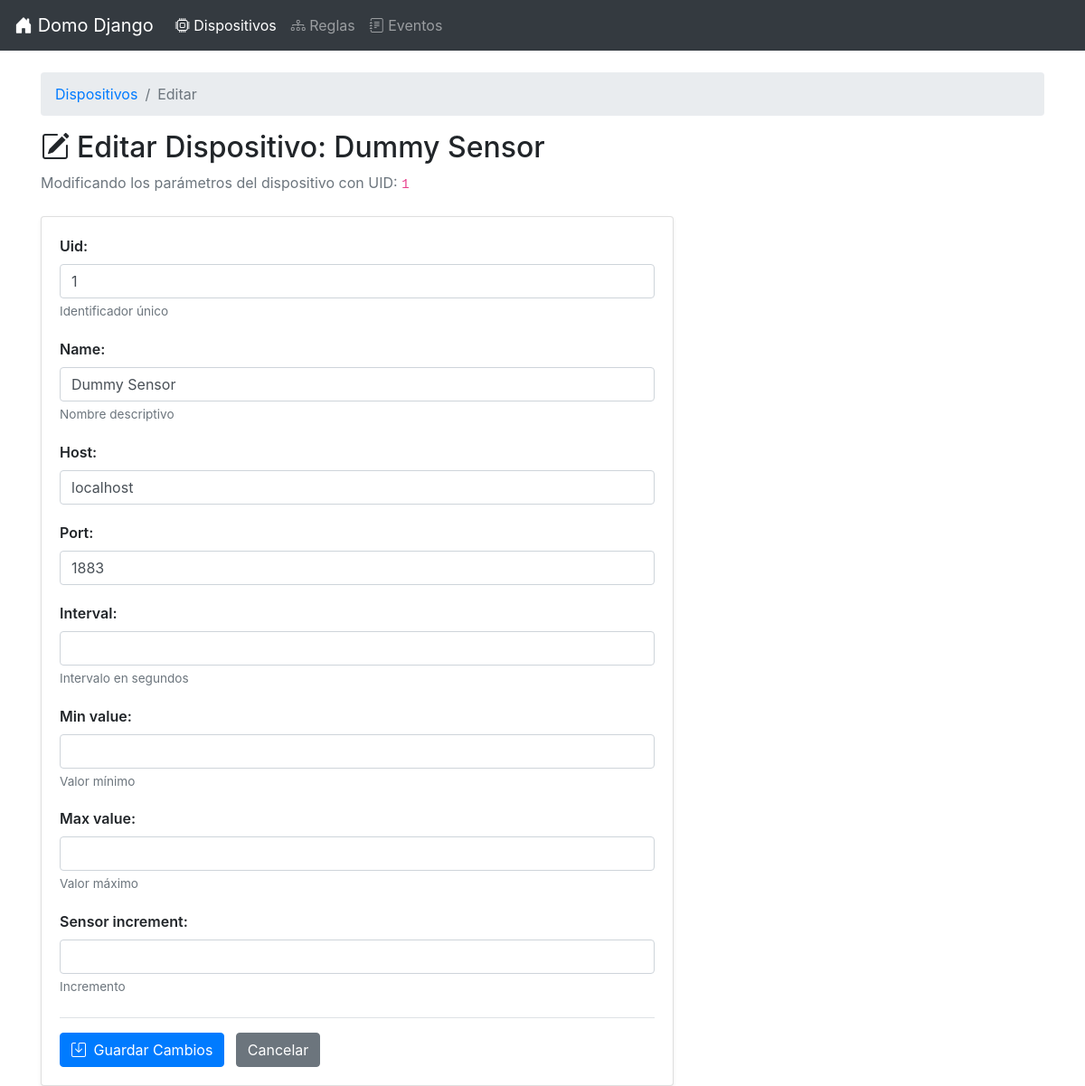
/device/6/edit/, run on the app's committed database.
### app/models.py (models this page shows, shortened)
class Device(models.Model):
    DEVICE_TYPES = [
        ('sensor', 'Sensor'),
        ('switch', 'Switch'),
        ('clock', 'Clock'),
    ]
    uid = models.CharField(max_length=100, unique=True, help_text="Identificador único")
    name = models.CharField(max_length=100, help_text="Nombre descriptivo")
    device_type = models.CharField(max_length=10, choices=DEVICE_TYPES, default='')
    host = models.CharField(max_length=100, default="localhost", blank=True, null=True)
    port = models.IntegerField(default=1883, blank=True, null=True)
    pid = models.IntegerField(blank=True, null=True, help_text="PID del subproceso del actor")
    probability = models.FloatField(blank=True, null=True, help_text="Probabilidad de fallo (0.0 a 1.0)")
    interval = models.FloatField(blank=True, null=True, help_text="Intervalo en segundos")
    min_value = models.IntegerField(blank=True, null=True, help_text="Valor mínimo")
    max_value = models.IntegerField(blank=True, null=True, help_text="Valor máximo")
    sensor_increment = models.IntegerField(blank=True, null=True, help_text="Incremento")
    start_time = models.CharField(max_length=8, blank=True, null=True, help_text="Hora de inicio (HH:MM:SS)")
    clock_increment = models.IntegerField(blank=True, null=True, help_text="Incremento en segundos")
    rate = models.FloatField(blank=True, null=True, help_text="Frecuencia (mensajes por segundo)")

### app/views.py (the view, shortened to what this page needs)
# urls.py: path("device/<int:pk>/edit/", views.DeviceUpdateView.as_view(), name="device_edit"),
class DeviceUpdateView(UpdateView):
    model = Device
    template_name = "app/device/device_edit.html"
    fields = "__all__"
    success_url = reverse_lazy("app:devices")
    def get_form(self, form_class=None):
        form = super().get_form(form_class)
        device = self.object
        allowed_fields = ['uid', 'name', 'host', 'port']
        if device.device_type == 'sensor':
            allowed_fields += ['interval', 'min_value', 'max_value', 'sensor_increment']
        elif device.device_type == 'switch':
            allowed_fields += ['probability']
        elif device.device_type == 'clock':
            allowed_fields += ['start_time', 'clock_increment', 'rate']
        for field_name in list(form.fields.keys()):
            if field_name not in allowed_fields:
                del form.fields[field_name]
        return form

### app/templates/app/device/device_edit.html (shortened to what this page needs)
{% extends 'app/base.html' %}
{% block content %}
<nav aria-label="breadcrumb">
  <ol class="breadcrumb">
    <li class="breadcrumb-item"><a href="{% url 'app:devices' %}">Dispositivos</a></li>
    <li class="breadcrumb-item active" aria-current="page">Editar</li>
  </ol>
</nav>
<h2><i class="bi-pencil-square mr-2"></i>Editar Dispositivo: {{ form.instance.name }}</h2>
<p class="text-muted">Modificando los parámetros del dispositivo con UID: <code>{{ form.instance.uid }}</code></p>
<div class="card mt-4 shadow-sm" style="max-width: 700px;">
    <div class="card-body">
        <form action="{% url 'app:device_edit' form.instance.id %}" method="post">
            <div class="form-group">
                {{ form.as_p }}
            </div>
            <div class="mt-4 border-top pt-3">
                <button type="submit" class="btn btn-primary">
                    <i class="bi-save mr-1"></i> Guardar Cambios
                </button>
                <a href="{% url 'app:devices' %}" class="btn btn-secondary ml-2">
                    Cancelar
                </a>
            </div>
        </form>
    </div>
</div>
{% endblock %}

### app/templates/app/device/device_edit.html (style rules this page uses)
form p { margin-bottom: 1.2rem; }
form p label { font-weight: 600; margin-bottom: 0.5rem; }
input, select { display: block; width: 100%; padding: .375rem .75rem; font-size: 1rem; line-height: 1.5; color: #495057; background-color: #fff; border: 1px solid #ced4da; border-radius: .25rem; }
.helptext { display: block; font-size: 0.85rem; color: #6c757d; margin-top: 0.25rem; }

### data on the page
Device: instance.name "Dummy Sensor", instance.uid "1", uid "1", name "Dummy Sensor", host "localhost", port "1883"
